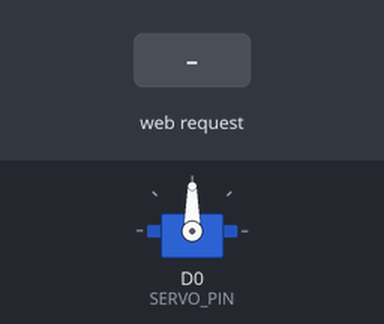
Simulated run of this sketch. Board: ESP8266 (NodeMCU). Parts: servo. The test bench sets the inputs (shaded band). WiFi joins after 1.5 s; servers stay silent unless stated; what the sketch prints to the serial monitor is not drawn.

Above: at 2.7 s.
2.8 s: HTTP request GET /servo=0 received
At 3.9 s:
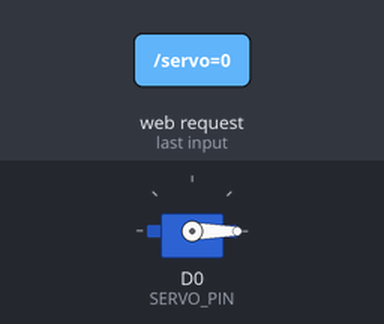
4.3 s: HTTP request GET /servo=180 received
At 5.0 s:
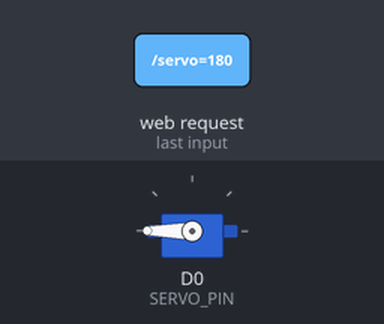
5.8 s: HTTP request GET /servo=90 received
At 6.2 s:
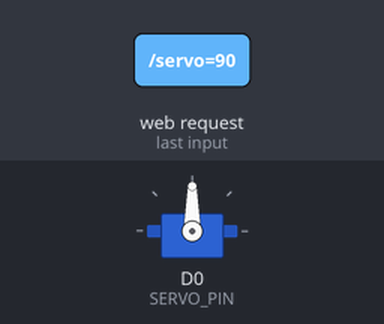
Timing chart, 0 to 8.8 s (numbered marks = the images above; inputs shaded):
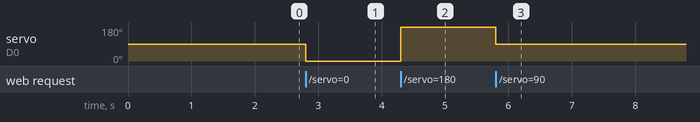

Measured:
- after the input at 2.8 s, servo on D0 (SERVO_PIN): 90° → 0° at once
- after the input at 4.3 s, servo on D0 (SERVO_PIN): 0° → 180° at once
- after the input at 5.8 s, servo on D0 (SERVO_PIN): 180° → 90° at once

The sketch:

SER_1.ino
```cpp
#include <ESP8266WiFi.h>
#include <Servo.h>

// Replace with your WiFi credentials
const char* ssid = " ";
const char* password = "";

// Create a Servo object
Servo myServo;
#define SERVO_PIN D0  // Connect to GPIO 2 (D4)

WiFiServer server(80);  // Start web server on port 80

void setup() {
  Serial.begin(115200);
  myServo.attach(SERVO_PIN);  // Attach servo to GPIO 2
  myServo.write(90);          // Start at 90 degrees

  // Connect to Wi-Fi
  WiFi.begin(ssid, password);
  Serial.print("Connecting to WiFi...");
  while (WiFi.status() != WL_CONNECTED) {
    delay(500);
    Serial.print(".");
  }

  Serial.println("\nConnected to WiFi!");
  Serial.print("Web Server IP: ");
  Serial.println(WiFi.localIP());

  server.begin();
}

void loop() {
  WiFiClient client = server.available();  // Listen for client connections
  if (!client) return;

  Serial.println("New Client Connected.");
  String request = client.readStringUntil('\r');  // Read HTTP request
  Serial.println(request);
  client.flush();

  // Check for Servo Control Commands
  if (request.indexOf("/servo=0") != -1) {
    myServo.write(0);
  }
  if (request.indexOf("/servo=90") != -1) {
    myServo.write(90);
  }
  if (request.indexOf("/servo=180") != -1) {
    myServo.write(180);
  }

  // Send Web Page to Client
  client.println("HTTP/1.1 200 OK");
  client.println("Content-Type: text/html");
  client.println();
  client.println("<html><body>");
  client.println("<h1>NodeMCU Servo Control</h1>");
  client.println("<p><a href=\"/servo=0\"><button>Move to 0°</button></a></p>");
  client.println("<p><a href=\"/servo=90\"><button>Move to 90°</button></a></p>");
  client.println("<p><a href=\"/servo=180\"><button>Move to 180°</button></a></p>");
  client.println("</body></html>");

  client.stop();
  Serial.println("Client Disconnected.");
}
```
